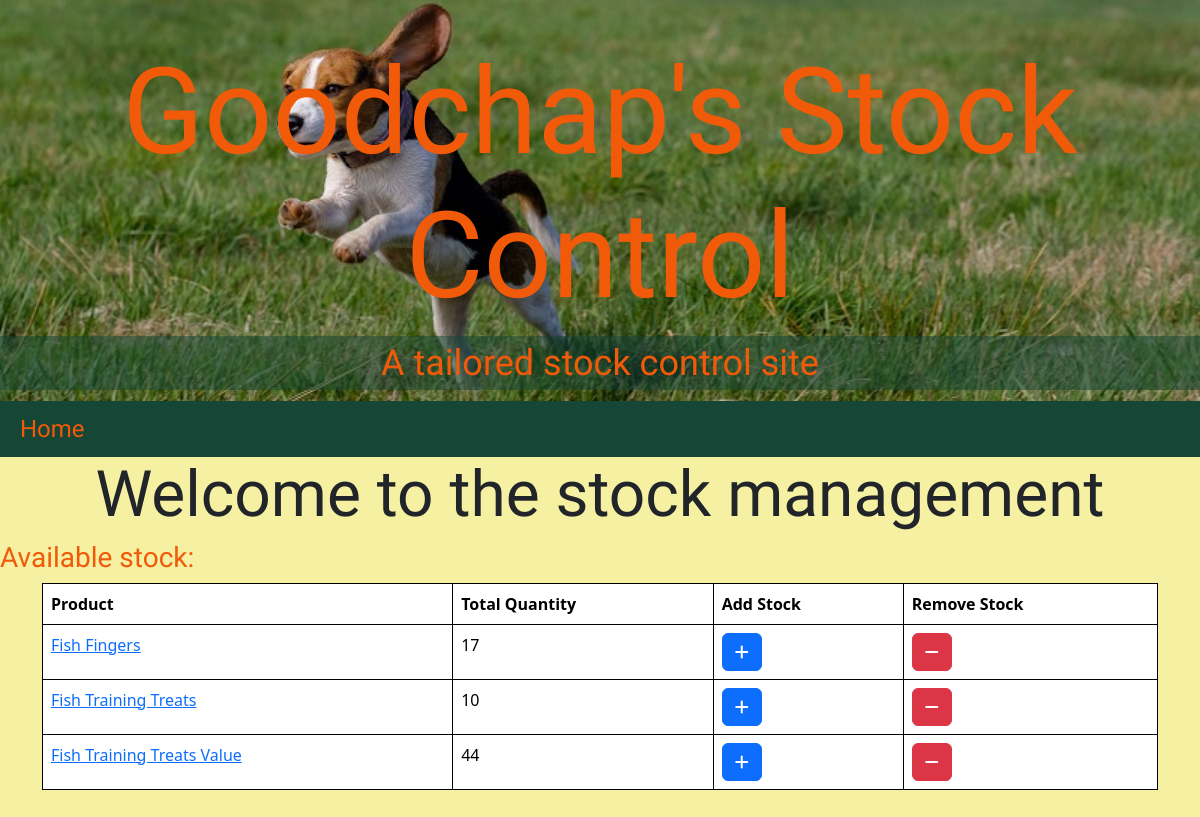
/stock/, run on the app's committed database.
### stock/models.py (models this page shows, shortened)
class Product(models.Model):
    name = models.CharField(max_length=100)
    label_code = models.CharField(max_length=50, unique=True)  # e.g., "FTT", "FTTV", "FF"

### stock/views.py (the view)
# urls.py: path('', include('stock.urls'), name='stock_urls'),
def stock(request):
    grouped_stock = (
        PackedStock.objects
        .values('product__id', 'product__name', 'product__label_code')
        .annotate(total_quantity=Sum('quantity'))
        .order_by('product__name')
    )
    return render(request, 'stock/stock.html', {
        'grouped_stock': grouped_stock,
        'form': PackedStockForm(),
        'remove_form': RemoveStockForm()
    })

### stock/templates/stock/stock.html (shortened to what this page needs)
{% extends "base.html" %}
{% load static %}
{% block content %}
<h2>Welcome to the stock management</h2>
<h3>Available stock:</h3>
<div class="container">
    <table class="stock_table table">
        <thead>
            <tr>
                <th>Product</th>
                <th>Total Quantity</th>
                <th>Add Stock</th>
                <th>Remove Stock</th>
            </tr>
        </thead>
        <tbody>
            {% for stock in grouped_stock %}
            <tr>
                <td>
                    <a href="{% url 'stock_detail' stock.product__id %}">{{ stock.product__name }}</a>
                </td>
                <td class="total_quantity">{{ stock.total_quantity }}</td>
                <td>
                    <button type="button" class="btn btn-primary"
                            data-bs-toggle="modal"
                            data-bs-target="#addStockModal"
                            data-product-id="{{ stock.product__id }}"
                            data-product-name="{{ stock.product__name }}"
                            data-product-label="{{ stock.product__label_code }}">
                        <i class="fa-solid fa-plus" aria-hidden="true"></i>
                    </button>
                </td>
                <td>
                    <button type="button" class="btn btn-danger"
                            data-bs-toggle="modal"
                            data-bs-target="#removeStockModal"
                            data-product-id="{{ stock.product__id }}"
                            data-product-name="{{ stock.product__name }}">
                        <i class="fa-solid fa-minus" aria-hidden="true"></i>
                    </button>
                </td>
            </tr>
            {% empty %}
            <tr>
                <td colspan="4">No stock available.</td>
            </tr>
            {% endfor %}
        </tbody>
    </table>
</div>
{% endblock %}

### static/css/style.css (style rules this page uses)
body { background-color: #F6F0A2; }
h3 { color: #F15A09; }
h2 { font-family: 'Black And White Picture', sans-serif; font-size: 4em; text-align: center; vertical-align: baseline; }
p, .text-link, h3, .post-title { font-family: 'Sansita', sans-serif; }
body { min-height: 100vh; display: flex; flex-direction: column; }
th, td { border: 1px solid black; padding-left: 5%; }

### data on the page
Product: product__name "Fish Fingers", total_quantity "17"
Product: product__name "Fish Training Treats", total_quantity "10"
Product: product__name "Fish Training Treats Value", total_quantity "44"
